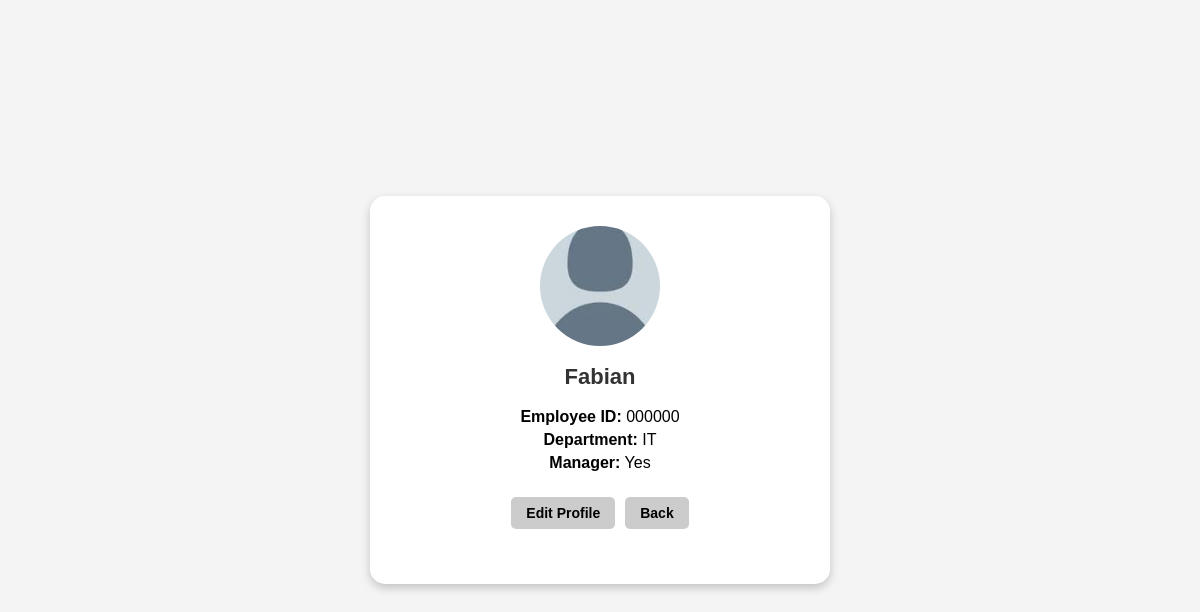
The app's page /employee_detail/000000/, older data.
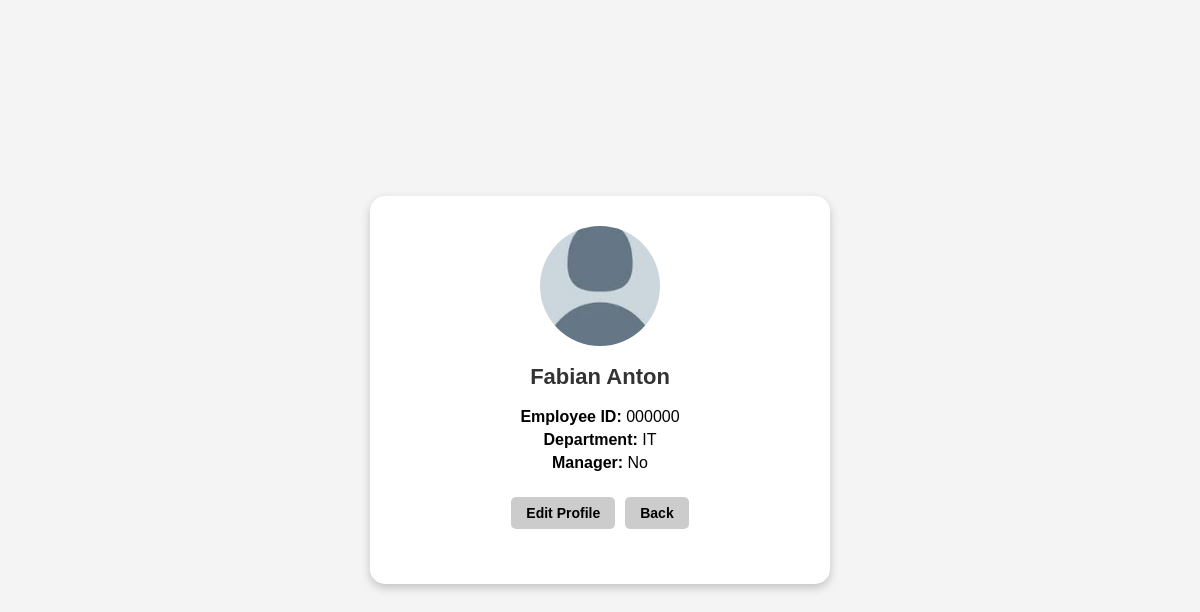
The same page, newer data.
### employees/models.py (models this page shows, shortened)
class Employee(AbstractBaseUser):
    employee_id = models.CharField(max_length=6, unique=True)
    name = models.CharField(max_length=100)
    passcode = models.CharField(max_length=6)
    department = models.ForeignKey(
        Department,
        on_delete=models.CASCADE,
        related_name='employees',
        null=False,
        default=""
    )
    is_manager = models.BooleanField(default=False)
    archived = models.BooleanField(default=False)
    archive_date = models.DateTimeField(null=True, blank=True)
    profile_picture = models.ImageField(
        upload_to='profile_pictures/',
        blank=True,
        null=True,
        default='profile_pictures/default.jpg'
    )
    objects = EmployeeManager()
    USERNAME_FIELD = 'employee_id'
    REQUIRED_FIELDS = ['name']

class Department(models.Model):
    Department_name = models.CharField(max_length=100, default='General')

### employees/views.py (the view)
# urls.py: path('employee_detail/<str:employee_id>/',views.employee_details, name='employee_detail'),
def employee_details(request, employee_id):
    employee = get_object_or_404(Employee, employee_id=employee_id)
    source = request.GET.get('source')
    return render(request, 'employee_detail.html', {
        'employee': employee,
        'source': source,
    })

### employees/templates/employees/employee_detail.html (shortened to what this page needs)
<!DOCTYPE html>
<html lang="en">
<head>
    {% load static %}
</head>
<body>
    <div class="profile-card">
        {% if employee.profile_picture %}
            <img src="{{ employee.profile_picture.url }}" alt="Profile Picture" class="profile-picture">
        {% else %}
        <img src="{% static 'images/default.jpg' %}" alt="Default profile picture" class="profile-picture">
        {% endif %}
        <h2>{{ employee.name }}</h2>
            <div class="info">
                <p><strong>Employee ID:</strong> {{ employee.employee_id }}</p>
                <p><strong>Department:</strong> {{ employee.department.Department_name }}</p>
                <p><strong>Manager:</strong> {{ employee.is_manager|yesno:"Yes,No" }}</p>
            </div>
        <div class="button-container">
            <a href="{% url 'update_employee' employee.employee_id %}?source={{ source }}" class="back-btn">Edit Profile</a>
            <a href="{% if source == 'employee_home' %}{% url 'employee_home' employee.employee_id %}{% else %}{% url 'manager_dashboard' %}{% endif %}" class="back-btn">Back</a>
        </div>
    </div>
</body>
</html>

Row changes from the older to the newer data that the page shows:
changed Employee "IT": name "Fabian" → "Fabian Anton"; is_manager "Yes" → "No"
